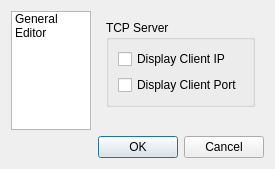
<?xml version="1.0" encoding="UTF-8"?>
<ui version="4.0">
 <class>PreferenceDialog</class>
 <widget class="QDialog" name="PreferenceDialog">
  <property name="geometry">
   <rect>
    <x>0</x>
    <y>0</y>
    <width>257</width>
    <height>169</height>
   </rect>
  </property>
  <property name="windowTitle">
   <string>Preference</string>
  </property>
  <layout class="QVBoxLayout" name="verticalLayout">
   <item>
    <layout class="QHBoxLayout" name="horizontalLayout" stretch="0,0">
     <item>
      <widget class="QListWidget" name="settingList">
       <property name="sizePolicy">
        <sizepolicy hsizetype="Minimum" vsizetype="Expanding">
         <horstretch>0</horstretch>
         <verstretch>0</verstretch>
        </sizepolicy>
       </property>
       <property name="minimumSize">
        <size>
         <width>80</width>
         <height>0</height>
        </size>
       </property>
       <item>
        <property name="text">
         <string>General</string>
        </property>
       </item>
       <item>
        <property name="text">
         <string>Editor</string>
        </property>
       </item>
      </widget>
     </item>
     <item>
      <widget class="QStackedWidget" name="stackedWidget">
       <property name="currentIndex">
        <number>0</number>
       </property>
       <widget class="QWidget" name="page">
        <property name="sizePolicy">
         <sizepolicy hsizetype="Preferred" vsizetype="Preferred">
          <horstretch>1</horstretch>
          <verstretch>0</verstretch>
         </sizepolicy>
        </property>
        <layout class="QVBoxLayout" name="verticalLayout_3">
         <item>
          <widget class="QGroupBox" name="groupBox">
           <property name="title">
            <string>TCP Server</string>
           </property>
           <layout class="QVBoxLayout" name="verticalLayout_2">
            <item>
             <widget class="QCheckBox" name="displayIpBox">
              <property name="text">
               <string>Display Client IP</string>
              </property>
             </widget>
            </item>
            <item>
             <widget class="QCheckBox" name="displayPortBox">
              <property name="text">
               <string>Display Client Port</string>
              </property>
             </widget>
            </item>
           </layout>
          </widget>
         </item>
         <item>
          <spacer name="verticalSpacer">
           <property name="orientation">
            <enum>Qt::Vertical</enum>
           </property>
           <property name="sizeHint" stdset="0">
            <size>
             <width>20</width>
             <height>11</height>
            </size>
           </property>
          </spacer>
         </item>
        </layout>
       </widget>
       <widget class="QWidget" name="page_2">
        <property name="sizePolicy">
         <sizepolicy hsizetype="Preferred" vsizetype="Preferred">
          <horstretch>1</horstretch>
          <verstretch>0</verstretch>
         </sizepolicy>
        </property>
        <layout class="QVBoxLayout" name="verticalLayout_4">
         <item>
          <widget class="QCheckBox" name="receiveBoxEditableBox">
           <property name="text">
            <string>Editable Receive Box</string>
           </property>
          </widget>
         </item>
         <item>
          <layout class="QHBoxLayout" name="horizontalLayout_3">
           <item>
            <widget class="QLabel" name="label_2">
             <property name="text">
              <string>Font:</string>
             </property>
            </widget>
           </item>
           <item>
            <widget class="QPushButton" name="chooseFontBtn">
             <property name="sizePolicy">
              <sizepolicy hsizetype="Minimum" vsizetype="Fixed">
               <horstretch>1</horstretch>
               <verstretch>0</verstretch>
              </sizepolicy>
             </property>
             <property name="text">
              <string>Choose Font...</string>
             </property>
            </widget>
           </item>
          </layout>
         </item>
         <item>
          <spacer name="verticalSpacer_2">
           <property name="orientation">
            <enum>Qt::Vertical</enum>
           </property>
           <property name="sizeHint" stdset="0">
            <size>
             <width>20</width>
             <height>71</height>
            </size>
           </property>
          </spacer>
         </item>
        </layout>
       </widget>
      </widget>
     </item>
    </layout>
   </item>
   <item>
    <widget class="QDialogButtonBox" name="buttonBox">
     <property name="orientation">
      <enum>Qt::Horizontal</enum>
     </property>
     <property name="standardButtons">
      <set>QDialogButtonBox::Cancel|QDialogButtonBox::Ok</set>
     </property>
    </widget>
   </item>
  </layout>
 </widget>
 <resources/>
 <connections>
  <connection>
   <sender>buttonBox</sender>
   <signal>accepted()</signal>
   <receiver>PreferenceDialog</receiver>
   <slot>accept()</slot>
   <hints>
    <hint type="sourcelabel">
     <x>348</x>
     <y>304</y>
    </hint>
    <hint type="destinationlabel">
     <x>157</x>
     <y>274</y>
    </hint>
   </hints>
  </connection>
  <connection>
   <sender>buttonBox</sender>
   <signal>rejected()</signal>
   <receiver>PreferenceDialog</receiver>
   <slot>reject()</slot>
   <hints>
    <hint type="sourcelabel">
     <x>416</x>
     <y>310</y>
    </hint>
    <hint type="destinationlabel">
     <x>286</x>
     <y>274</y>
    </hint>
   </hints>
  </connection>
  <connection>
   <sender>settingList</sender>
   <signal>currentRowChanged(int)</signal>
   <receiver>stackedWidget</receiver>
   <slot>setCurrentIndex(int)</slot>
   <hints>
    <hint type="sourcelabel">
     <x>87</x>
     <y>120</y>
    </hint>
    <hint type="destinationlabel">
     <x>187</x>
     <y>122</y>
    </hint>
   </hints>
  </connection>
 </connections>
</ui>
